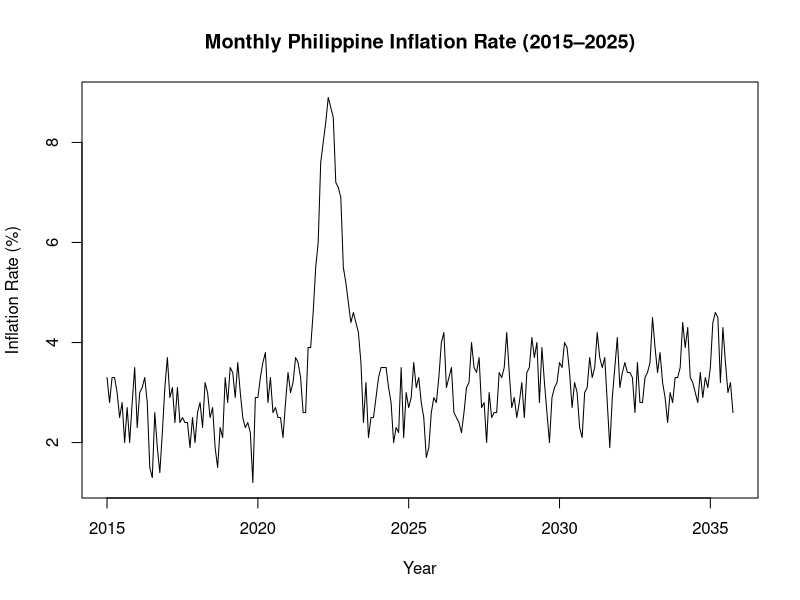
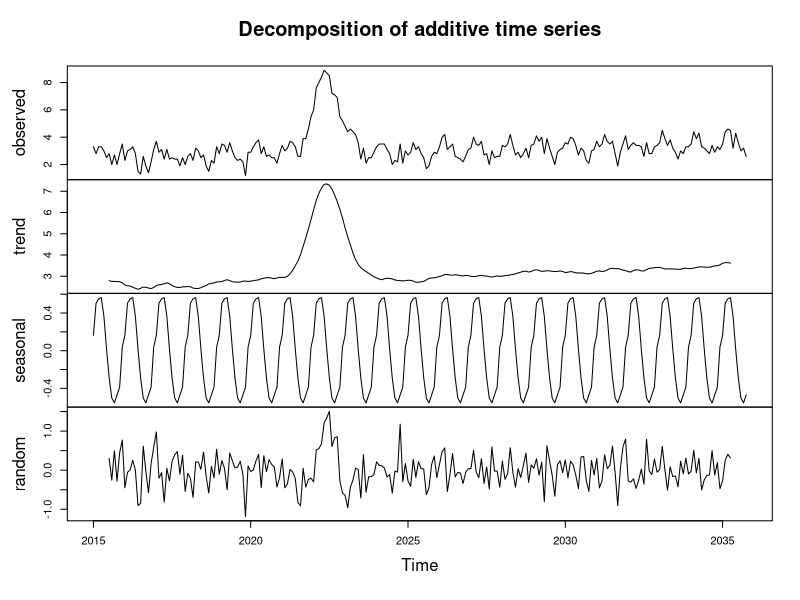
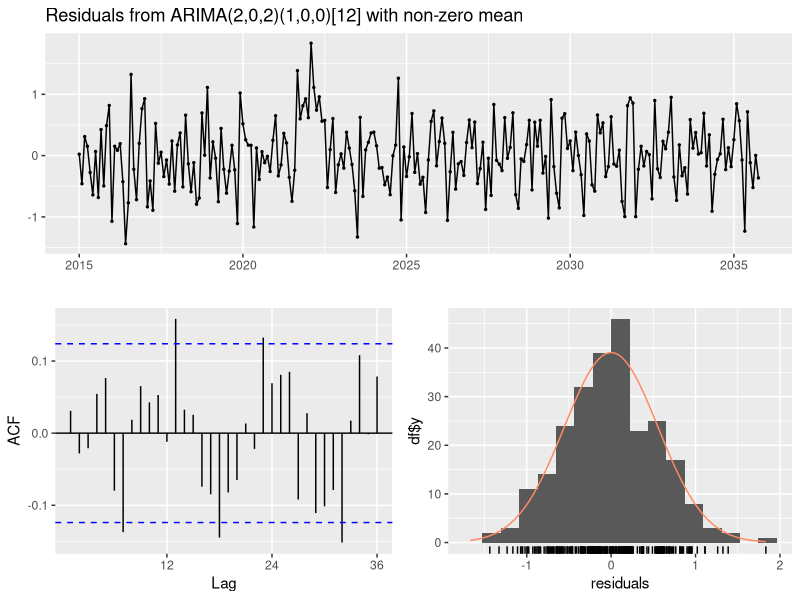
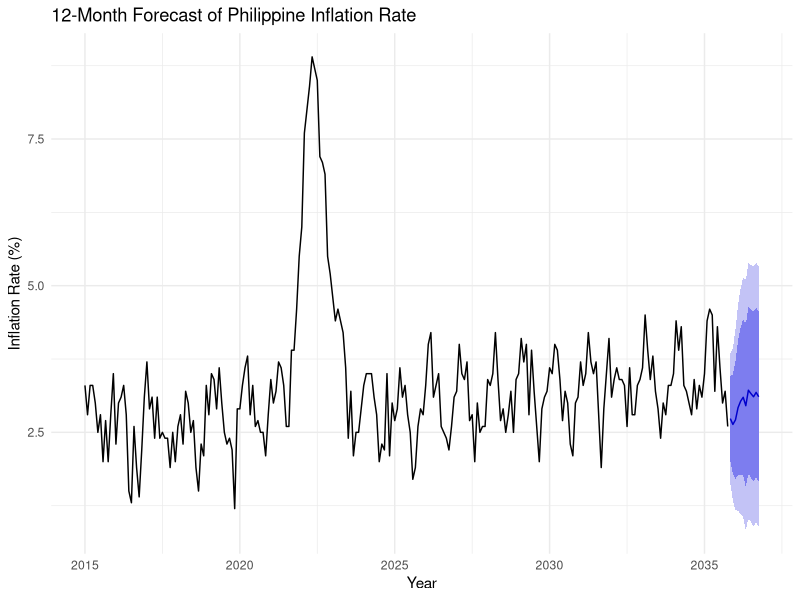
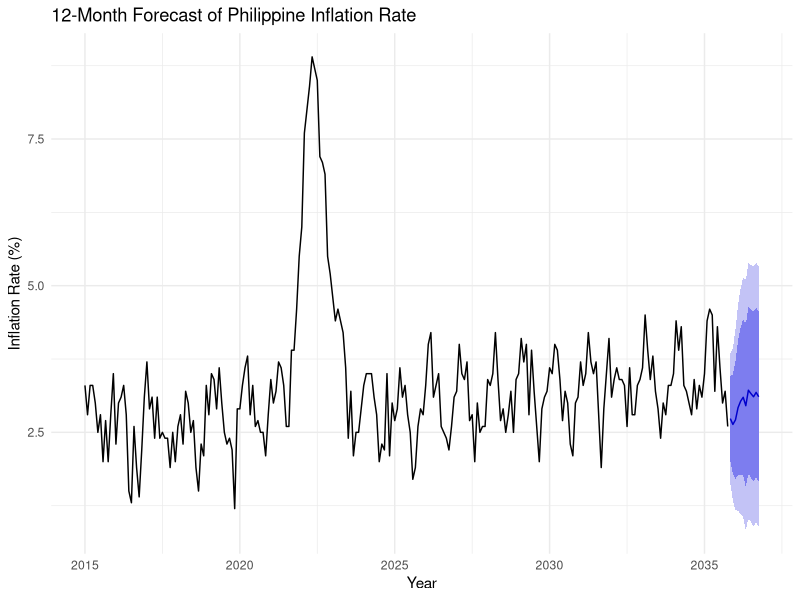
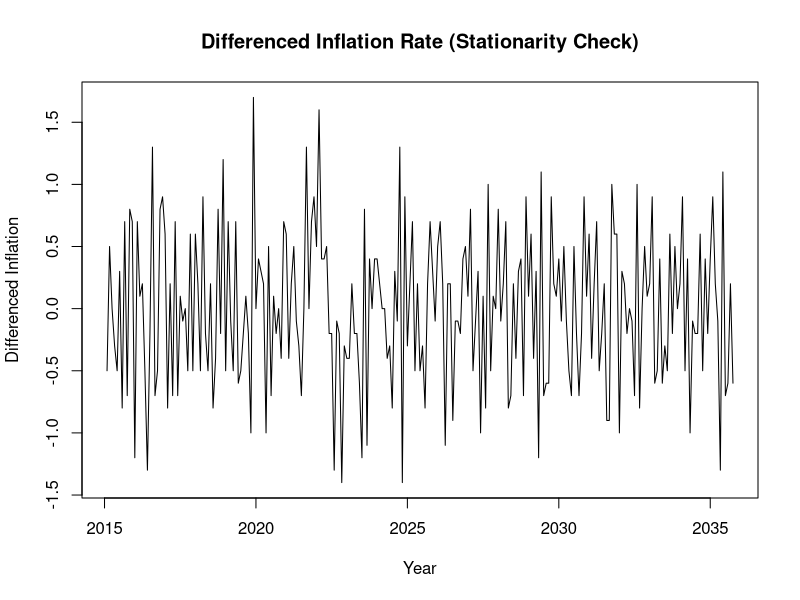
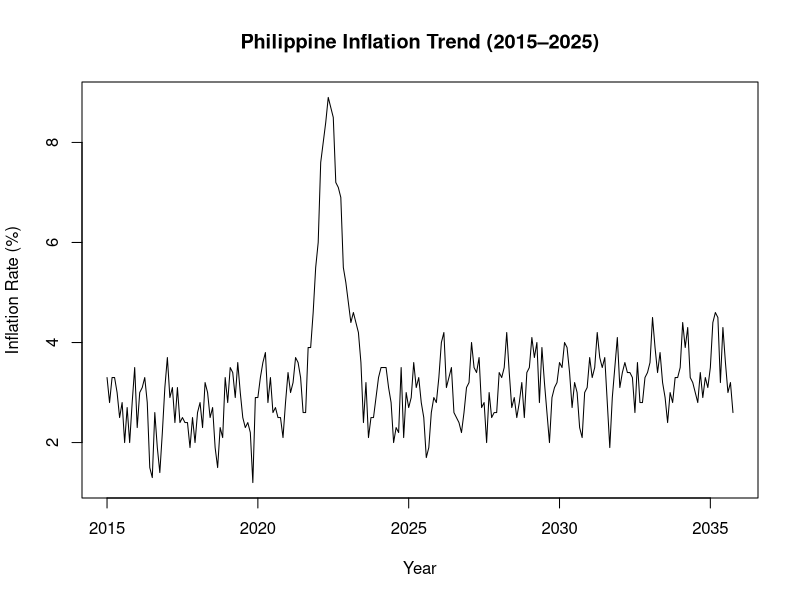

R code for these plots, in order:
# Load necessary libraries
library(forecast)
library(tseries)
library(readr)
library(ggplot2)

# ===============================
# 1. LOAD THE DATA
# ===============================

# Replace with your filename (CSV from PSA or data.gov.ph)
inflation_data <- read_csv("./cookie_dataset_numeric.csv")

# View first rows
head(inflation_data)


# ===============================
# 2. CREATE A TIME-SERIES OBJECT
# ===============================

# Assuming your CSV has a column named "Inflation_Rate"
# and one row per month (Jan 2015 – Dec 2025)
ts_inflation <- ts(inflation_data$Inflation_Rate,
                   start = c(2015, 1),
                   frequency = 12)   # monthly data

# Plot the raw inflation time-series
plot(ts_inflation,
     main = "Monthly Philippine Inflation Rate (2015–2025)",
     xlab = "Year", ylab = "Inflation Rate (%)")


# ===============================
# 3. CHECK FOR STATIONARITY
#    (ADF Test)
# ===============================

adf_result <- adf.test(ts_inflation)
print(adf_result)

# If p-value > 0.05 → non-stationary → ARIMA will apply differencing


# ===============================
# 4. DECOMPOSE THE TIME SERIES
# ===============================

decomp <- decompose(ts_inflation)
plot(decomp)


# ===============================
# 5. FIT ARIMA MODEL USING auto.arima()
# ===============================

arima_model <- auto.arima(ts_inflation,
                          seasonal = TRUE,
                          stepwise = FALSE,
                          approximation = FALSE)

summary(arima_model)


# ===============================
# 6. CHECK RESIDUALS
#    Residuals must look like white noise
# ===============================

checkresiduals(arima_model)


# ===============================
# 7. FORECAST THE NEXT 12 MONTHS
# ===============================

forecasted_values <- forecast(arima_model, h = 12)

# Plot forecast
forecast_plot <- autoplot(forecasted_values) +
  ggtitle("12-Month Forecast of Philippine Inflation Rate") +
  ylab("Inflation Rate (%)") +
  xlab("Year") +
  theme_minimal()

print(forecast_plot)

# Save the forecast plot
ggsave("inflation_forecast_plot.png",
       plot = forecast_plot,
       width = 10, height = 6, dpi = 300)


# ===============================
# 8. DIFFERENCED DATA PLOT (Optional)
# ===============================

ts_diff <- diff(ts_inflation)

png("inflation_diff_plot.png", width = 800, height = 400)
plot(ts_diff,
     main = "Differenced Inflation Rate (Stationarity Check)",
     xlab = "Year", ylab = "Differenced Inflation")
dev.off()


# ===============================
# 9. SAVE ORIGINAL TREND PLOT
# ===============================

png("inflation_trend.png", width = 800, height = 400)
plot(ts_inflation,
     main = "Philippine Inflation Trend (2015–2025)",
     xlab = "Year", ylab = "Inflation Rate (%)")
dev.off()

